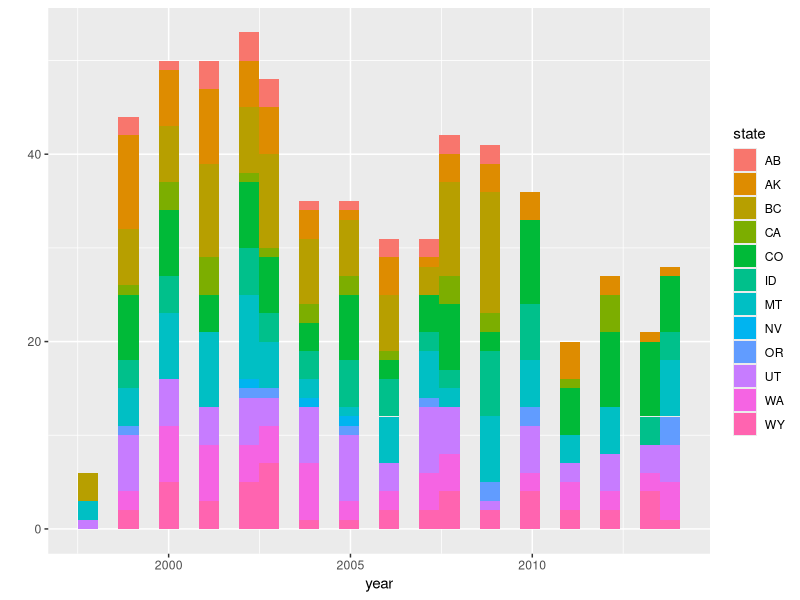
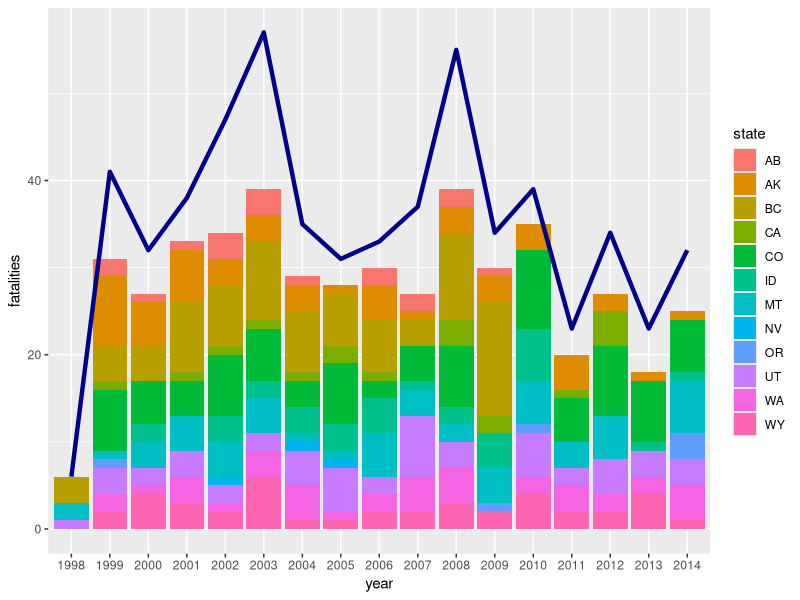

These charts were generated, in order, by the following R code:
library(ggplot2)

setwd('C:/Users/Mary/Documents/andrew')

avys = read.csv('avy_deaths.csv', header=TRUE)
avys$date = as.Date(avys$date)
avys$fatalities = as.numeric(as.character(avys$fatalities))
avys$fatalities[is.na(avys$fatalities)] = 0

avys$year = as.numeric(format(avys$date, '%Y'))
bc_ski_states = c('AB', 'AK', 'BC', 'CA', 'CO', 'ID', 'MT', 'OR',
                  'UT', 'WA', 'WY', 'NV')
bc_ski = avys[avys$state %in% bc_ski_states, ]

qplot(year, data=bc_ski, fill=state)

df1 = bc_ski[bc_ski$fatalities != 0, ]
df1$year = as.factor(df1$year)
# df2 = aggregate(fatalities ~ year, 
#                data=bc_ski[bc_ski$fatalities != 0 & (bc_ski$activity=='SKI' | bc_ski$activity=='SKI ' |
#                           bc_ski$activity=='SNOWBOARD' | bc_ski$activity=='SNOWBOARD '), ], 
#                FUN=sum)
df2 = aggregate(fatalities ~ year, bc_ski, sum)
df2$year = as.factor(df2$year)
df2$level = levels(df2$year)
p = ggplot() + geom_bar(aes(x=year, fill=state), data=df1)
p + geom_line(aes(x=as.numeric(df2$year), y=fatalities), data=df2, color='darkblue', size=1.5)


# p = ggplot(data=bc_ski[bc_ski$fatalities != 0, ]) + geom_bar(aes(x=as.factor(year), fill=state))  
# 
# test = aggregate(fatalities ~ year, 
#                  data=bc_ski[bc_ski$fatalities != 0 & (bc_ski$activity=='SKI' | bc_ski$activity=='SKI ' |
#                             bc_ski$activity=='SNOWBOARD' | bc_ski$activity=='SNOWBOARD '), ], 
#                  FUN=sum)
# p + geom_line(aes(x=as.factor(year), y=fatalities))
